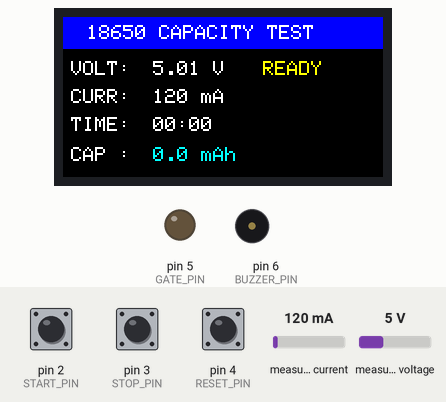
A sketch run on a simulated Arduino Uno, built with avr-gcc and run on an emulated ATmega328P. Shown: 160×80 colour display, output pins drawn as LEDs (lit = HIGH), buzzer (waves = sounding, pin HIGH). Inputs (shaded band) come from the test bench; at power-on: pin 2 (START_PIN) HIGH, pin 3 (STOP_PIN) HIGH, measured voltage 5 V, pin 4 (RESET_PIN) HIGH, measured current 120 mA. What the sketch prints to the serial monitor is not drawn.

Above: at 1.3 s.
1.4 s: pin 2 (START_PIN) pulled LOW for 0.15 s
At 2.2 s:
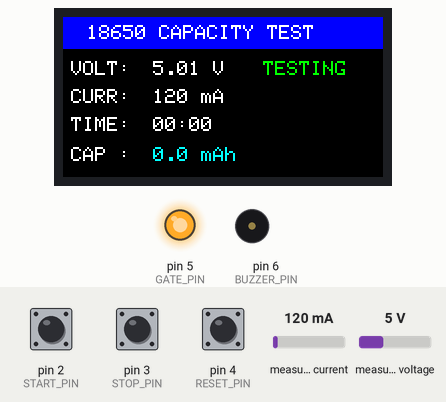
4.5 s: pin 3 (STOP_PIN) pulled LOW for 0.15 s
At 5.3 s:
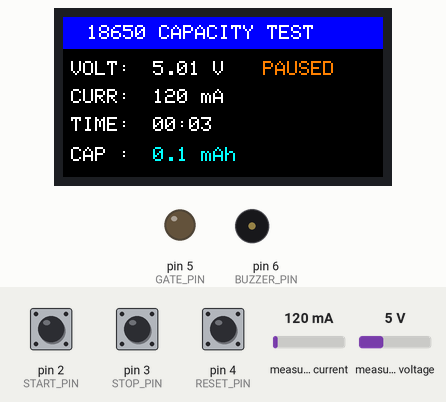
6.2 s: pin 2 (START_PIN) pulled LOW for 1 s
At 7.8 s:
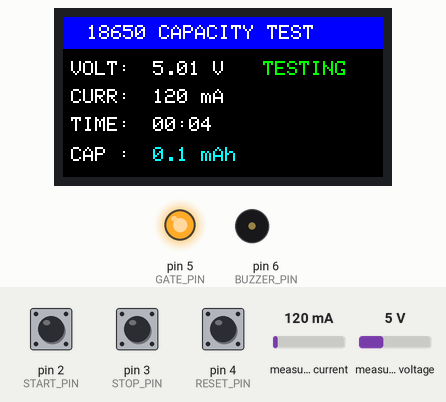
8.7 s: measured voltage set to 3.2 V
At 9.8 s:
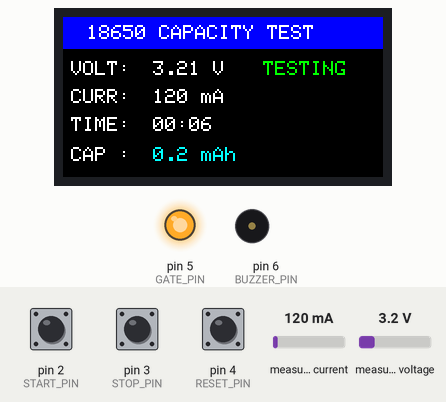
11.5 s: measured voltage set to 2.9 V
At 13.79 s:
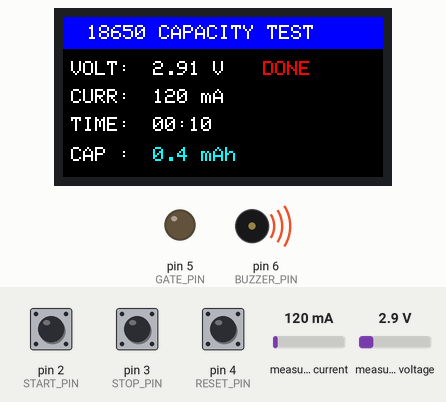
14.5 s: pin 2 (START_PIN) pulled LOW for 0.15 s
At 15.1 s:
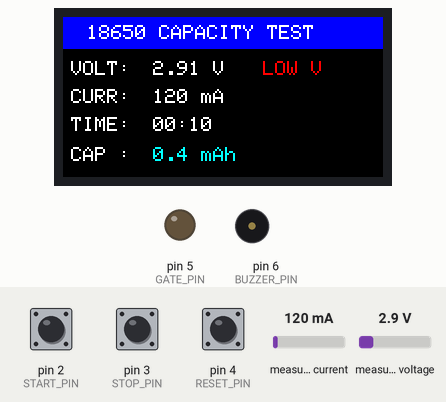
Timing chart, 0 to 17.2 s (numbered marks = the images above; inputs shaded):
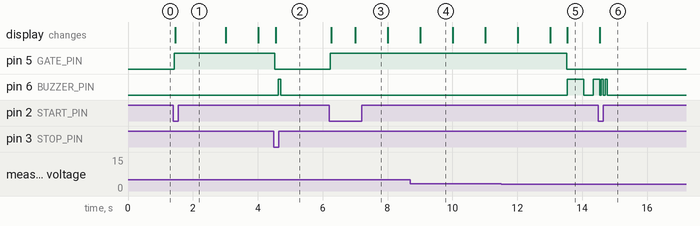

The sketch:

BattCapTester.ino
```cpp
#include <Wire.h>
#include <Adafruit_INA219.h>
#include <Adafruit_GFX.h>
#include <Adafruit_ST7735.h>
#include <SPI.h>

// --- Pin Definitions ---
#define TFT_CS     10
#define TFT_DC      9
#define TFT_RST    -1  // RES tied to 3V3; library sends a software reset (all 4 shifter channels in use)
#define GATE_PIN    5  // Controls MOSFET via 220 ohm resistor (10k pull-down on gate)
#define START_PIN   2  // Push buttons wired pin -> button -> GND (internal pull-ups)
#define STOP_PIN    3
#define RESET_PIN   4
#define BUZZER_PIN  6  // Optional 5 V buzzer: D6 -> buzzer + , buzzer - -> GND

// --- Buzzer (optional) ---
#define BUZZER_ENABLED  1     // 0 = silent / no buzzer fitted
#define BUZZER_PASSIVE  0     // 0 = active buzzer (beeps on DC), 1 = passive buzzer (needs a tone)
#define BUZZER_FREQ_HZ  2700  // Passive buzzer only

// --- Failsafe Thresholds ---
#define CUTOFF_VOLTAGE_V   3.00   // Discontinue discharge at 3.0V (must hold for CUTOFF_CONFIRM_MS)
#define HARD_CUTOFF_V      2.80   // Immediate cutoff, no confirmation delay
#define START_VOLTAGE_MIN  3.20   // Minimum voltage to start a new test

// --- Timing ---
#define SAMPLE_INTERVAL_MS    250  // INA219 read + capacity integration
#define DISPLAY_INTERVAL_MS  1000  // Screen + serial update
#define CUTOFF_CONFIRM_MS    2000  // Voltage must stay <= CUTOFF_VOLTAGE_V this long before the test ends
#define DEBOUNCE_MS            30
#define TFT_SPI_HZ        4000000  // BSS138 level shifters can't reliably pass the default 8 MHz

// --- Objects ---
Adafruit_ST7735 tft = Adafruit_ST7735(TFT_CS, TFT_DC, TFT_RST);
Adafruit_INA219 ina219;

// --- Buttons ---
struct Button {
  uint8_t pin;
  bool stable;              // debounced level (HIGH = released)
  bool lastRead;
  unsigned long changedAt;
};
Button btnStart = { START_PIN, HIGH, HIGH, 0 };
Button btnStop  = { STOP_PIN,  HIGH, HIGH, 0 };
Button btnReset = { RESET_PIN, HIGH, HIGH, 0 };

// --- State Variables ---
// No automatic start: a test only begins on START, so charging in-circuit is safe.
enum TestState { STATE_IDLE, STATE_TESTING, STATE_PAUSED, STATE_COMPLETE };
TestState currentState = STATE_IDLE;
bool lowCellWarning = false;   // START pressed with a cell below START_VOLTAGE_MIN

float voltage_V      = 0.0;
float current_mA     = 0.0;
float prevCurrent_mA = -1.0;   // -1 = no previous sample since the load switched on
float capacity_mAh   = 0.0;

unsigned long lastSampleMillis  = 0;
unsigned long lastDisplayMillis = 0;
unsigned long conditionSince    = 0;
unsigned long testMillis        = 0;   // discharge time only; paused time is not counted
unsigned long elapsedTimeSec    = 0;

// Non-blocking beep pattern
uint8_t       beepsLeft     = 0;
unsigned int  beepOnMs      = 0;
unsigned int  beepOffMs     = 0;
bool          beepIsOn      = false;
unsigned long beepChangedAt = 0;

void setup() {
  // Ensure load is OFF immediately at startup
  pinMode(GATE_PIN, OUTPUT);
  digitalWrite(GATE_PIN, LOW);

  pinMode(START_PIN, INPUT_PULLUP);
  pinMode(STOP_PIN,  INPUT_PULLUP);
  pinMode(RESET_PIN, INPUT_PULLUP);
  pinMode(BUZZER_PIN, OUTPUT);
  buzzerWrite(false);

  Serial.begin(115200);

  // Initialize 0.96" 80x160 IPS ST7735 Display first, so errors can be shown on it
  tft.initR(INITR_MINI160x80);
  tft.setSPISpeed(TFT_SPI_HZ);
  tft.setRotation(1); // Landscape mode
  tft.fillScreen(ST7735_BLACK);

  // Initialize INA219
  if (!ina219.begin()) {
    Serial.println(F("Failed to find INA219 chip!"));
    tft.setTextColor(ST7735_RED);
    tft.setCursor(4, 36);
    tft.print(F("INA219 NOT FOUND"));
    while (1) { delay(10); }
  }
  // 1 A range: finer current resolution (40 uA/bit), overflows at ~1.3 A
  ina219.setCalibration_32V_1A();

  readSensors();
  drawStaticUI();
  updateDynamicUI();
  Serial.println(F("time_s, voltage_V, current_mA, capacity_mAh, state"));
}

void loop() {
  unsigned long now = millis();

  handleButtons(now);
  updateBuzzer(now);

  if (now - lastSampleMillis >= SAMPLE_INTERVAL_MS) {
    unsigned long deltaTime = now - lastSampleMillis;
    lastSampleMillis = now;
    readSensors();
    runStateMachine(now, deltaTime);
  }

  if (now - lastDisplayMillis >= DISPLAY_INTERVAL_MS) {
    lastDisplayMillis = now;
    // Output live metrics to Serial Monitor / CSV
    printSerialData();
    // Refresh Display Values
    updateDynamicUI();
  }
}

void readSensors() {
  // INA219 is high-side: bus (Vin- to GND) + shunt drop = cell voltage
  float busVoltage   = ina219.getBusVoltage_V();
  float shuntVoltage = ina219.getShuntVoltage_mV() / 1000.0;
  voltage_V  = busVoltage + shuntVoltage;
  current_mA = ina219.getCurrent_mA();

  // Prevent negative current readings from noise when OFF
  if (current_mA < 0) current_mA = 0;
}

// --- Buttons ---
// Returns true once per press (debounced falling edge).
bool buttonPressed(Button &b, unsigned long now) {
  bool reading = digitalRead(b.pin);
  if (reading != b.lastRead) {
    b.lastRead  = reading;
    b.changedAt = now;
  }
  if (now - b.changedAt >= DEBOUNCE_MS && reading != b.stable) {
    b.stable = reading;
    return b.stable == LOW;
  }
  return false;
}

void handleButtons(unsigned long now) {
  // Read all three every pass so their debounce state stays current
  bool startPressed = buttonPressed(btnStart, now);
  bool stopPressed  = buttonPressed(btnStop,  now);
  bool resetPressed = buttonPressed(btnReset, now);

  if (resetPressed) {
    // Abort from any state: load off, clear results
    loadOff();
    clearTest();
    setState(STATE_IDLE);
    beep(1, 250, 0);
    Serial.println(F("EVENT, RESET"));
    return;
  }

  if (stopPressed && currentState == STATE_TESTING) {
    // Pause: load off, keep capacity and time so START can resume
    loadOff();
    setState(STATE_PAUSED);
    beep(2, 80, 100);
    Serial.println(F("EVENT, PAUSED"));
    return;
  }

  if (startPressed) {
    switch (currentState) {
      case STATE_IDLE:
      case STATE_COMPLETE:
        if (voltage_V >= START_VOLTAGE_MIN) {
          clearTest();
          loadOn();
          setState(STATE_TESTING);
          beep(1, 80, 0);
          Serial.println(F("EVENT, START"));
        } else {
          lowCellWarning = true;
          updateDynamicUI();
          beep(3, 60, 60);
          Serial.println(F("EVENT, START REFUSED - CELL BELOW START VOLTAGE"));
        }
        break;

      case STATE_PAUSED:
        if (voltage_V > CUTOFF_VOLTAGE_V) {
          loadOn();
          setState(STATE_TESTING);
          beep(1, 80, 0);
          Serial.println(F("EVENT, RESUMED"));
        }
        break;

      case STATE_TESTING:
        break;
    }
  }
}

// --- Buzzer ---
void buzzerWrite(bool on) {
#if BUZZER_PASSIVE
  if (on) tone(BUZZER_PIN, BUZZER_FREQ_HZ);
  else    noTone(BUZZER_PIN);
#else
  digitalWrite(BUZZER_PIN, on ? HIGH : LOW);
#endif
}

// Starts a pattern of `count` beeps; replaces any pattern already playing.
void beep(uint8_t count, unsigned int onMs, unsigned int offMs) {
  if (!BUZZER_ENABLED || count == 0) return;
  beepsLeft     = count;
  beepOnMs      = onMs;
  beepOffMs     = offMs;
  beepIsOn      = true;
  beepChangedAt = millis();
  buzzerWrite(true);
}

void updateBuzzer(unsigned long now) {
  if (beepsLeft == 0) return;
  if (beepIsOn) {
    if (now - beepChangedAt >= beepOnMs) {
      buzzerWrite(false);
      beepIsOn      = false;
      beepChangedAt = now;
      beepsLeft--;
    }
  } else if (now - beepChangedAt >= beepOffMs) {
    buzzerWrite(true);
    beepIsOn      = true;
    beepChangedAt = now;
  }
}

// --- Test Control ---
void loadOn() {
  prevCurrent_mA = -1.0;   // restart trapezoid: load was off before this interval
  conditionSince = 0;
  digitalWrite(GATE_PIN, HIGH);
}

void loadOff() {
  digitalWrite(GATE_PIN, LOW);
}

void clearTest() {
  capacity_mAh   = 0.0;
  testMillis     = 0;
  elapsedTimeSec = 0;
}

void setState(TestState newState) {
  currentState   = newState;
  lowCellWarning = false;
  drawStaticUI();
  updateDynamicUI();
}

// True once `condition` has been continuously true for holdMs.
bool conditionHeld(bool condition, unsigned long now, unsigned long holdMs) {
  if (!condition) {
    conditionSince = 0;
    return false;
  }
  if (conditionSince == 0) conditionSince = now;
  if (now - conditionSince >= holdMs) {
    conditionSince = 0;
    return true;
  }
  return false;
}

void runStateMachine(unsigned long now, unsigned long deltaTime) {
  if (currentState != STATE_TESTING) {
    // Load stays OFF in every other state
    loadOff();
    return;
  }

  testMillis    += deltaTime;
  elapsedTimeSec = testMillis / 1000;

  // Trapezoidal integration: mAh += average mA over the interval * hours
  float avg_mA = (prevCurrent_mA < 0) ? current_mA : (prevCurrent_mA + current_mA) / 2.0;
  capacity_mAh  += avg_mA * (deltaTime / 3600000.0);
  prevCurrent_mA = current_mA;

  // Cutoff: sustained dip below 3.0 V, or immediately below the hard limit
  if (voltage_V <= HARD_CUTOFF_V ||
      conditionHeld(voltage_V <= CUTOFF_VOLTAGE_V, now, CUTOFF_CONFIRM_MS)) {
    loadOff(); // Safeguard cutoff: Turn OFF load
    setState(STATE_COMPLETE);
    beep(3, 500, 300);
    Serial.print(F("RESULT, "));
    Serial.print(capacity_mAh, 1);
    Serial.println(F(" mAh"));
  }
}

// --- Serial Logging ---
void printSerialData() {
  Serial.print(elapsedTimeSec);  Serial.print(F(", "));
  Serial.print(voltage_V, 3);    Serial.print(F(", "));
  Serial.print(current_mA, 1);   Serial.print(F(", "));
  Serial.print(capacity_mAh, 2); Serial.print(F(", "));
  switch (currentState) {
    case STATE_IDLE:     Serial.println(F("IDLE"));        break;
    case STATE_TESTING:  Serial.println(F("DISCHARGING")); break;
    case STATE_PAUSED:   Serial.println(F("PAUSED"));      break;
    case STATE_COMPLETE: Serial.println(F("FINISHED"));    break;
  }
}

// --- Display Rendering Routines ---
void drawStaticUI() {
  tft.fillScreen(ST7735_BLACK);

  // Header bar
  tft.fillRect(0, 0, 160, 16, ST7735_BLUE);
  tft.setTextColor(ST7735_WHITE);
  tft.setTextSize(1);
  tft.setCursor(12, 4);
  tft.print(F("18650 CAPACITY TEST"));

  // Fixed Field Labels
  tft.setCursor(4, 22); tft.print(F("VOLT:"));
  tft.setCursor(4, 36); tft.print(F("CURR:"));
  tft.setCursor(4, 50); tft.print(F("TIME:"));
  tft.setCursor(4, 65); tft.print(F("CAP :"));
}

void updateDynamicUI() {
  tft.setTextSize(1);

  // Status Banner
  tft.fillRect(100, 22, 58, 12, ST7735_BLACK);
  tft.setCursor(100, 22);
  if (lowCellWarning) {
    tft.setTextColor(ST7735_RED);
    tft.print(F("LOW V"));
  } else if (currentState == STATE_IDLE) {
    tft.setTextColor(ST7735_YELLOW);
    tft.print(F("READY"));
  } else if (currentState == STATE_TESTING) {
    tft.setTextColor(ST7735_GREEN);
    tft.print(F("TESTING"));
  } else if (currentState == STATE_PAUSED) {
    tft.setTextColor(ST7735_ORANGE);
    tft.print(F("PAUSED"));
  } else {
    tft.setTextColor(ST7735_RED);
    tft.print(F("DONE"));
  }

  // Voltage
  tft.fillRect(45, 22, 50, 10, ST7735_BLACK);
  tft.setTextColor(ST7735_WHITE);
  tft.setCursor(45, 22);
  tft.print(voltage_V, 2); tft.print(F(" V"));

  // Current
  tft.fillRect(45, 36, 55, 10, ST7735_BLACK);
  tft.setCursor(45, 36);
  tft.print(current_mA, 0); tft.print(F(" mA"));

  // Time (MM:SS)
  tft.fillRect(45, 50, 60, 10, ST7735_BLACK);
  tft.setCursor(45, 50);
  unsigned long mins = elapsedTimeSec / 60;
  unsigned long secs = elapsedTimeSec % 60;
  if (mins < 10) tft.print(F("0"));
  tft.print(mins); tft.print(F(":"));
  if (secs < 10) tft.print(F("0"));
  tft.print(secs);

  // Capacity (Highlighted readout)
  tft.fillRect(45, 64, 110, 14, ST7735_BLACK);
  tft.setTextColor(ST7735_CYAN);
  tft.setTextSize(1);
  tft.setCursor(45, 65);
  tft.print(capacity_mAh, 1); tft.print(F(" mAh"));
}
```

Measured:
- the behaviour switches between 3 and 2.9 V on measured voltage (found by bisection; images 4 and 5)
- after the input at 1.4 s, pin 5 (GATE_PIN): LOW → HIGH at once; the display: changes after 0.06 s (image 1)
- after the input at 4.5 s, pin 5 (GATE_PIN): HIGH → LOW at once; pin 6 (BUZZER_PIN): LOW → HIGH after 0.13 s, → LOW 0.08 s later; the display: changes after 0.06 s (image 2)
- after the input at 6.2 s, pin 5 (GATE_PIN): LOW → HIGH at once; the display: first changes after 0.06 s (image 3 shows a later state)
- after the input at 11.5 s, pin 5 (GATE_PIN): HIGH → LOW after 2.0 s; pin 6 (BUZZER_PIN): LOW → HIGH after 2.0 s, → LOW 0.50 s later, → HIGH 0.30 s later
- after the input at 14.5 s, the display: changes at once (image 6)
- what the display in image 4 shows lasts 1.0 s, from 9.0 s to 10.0 s
